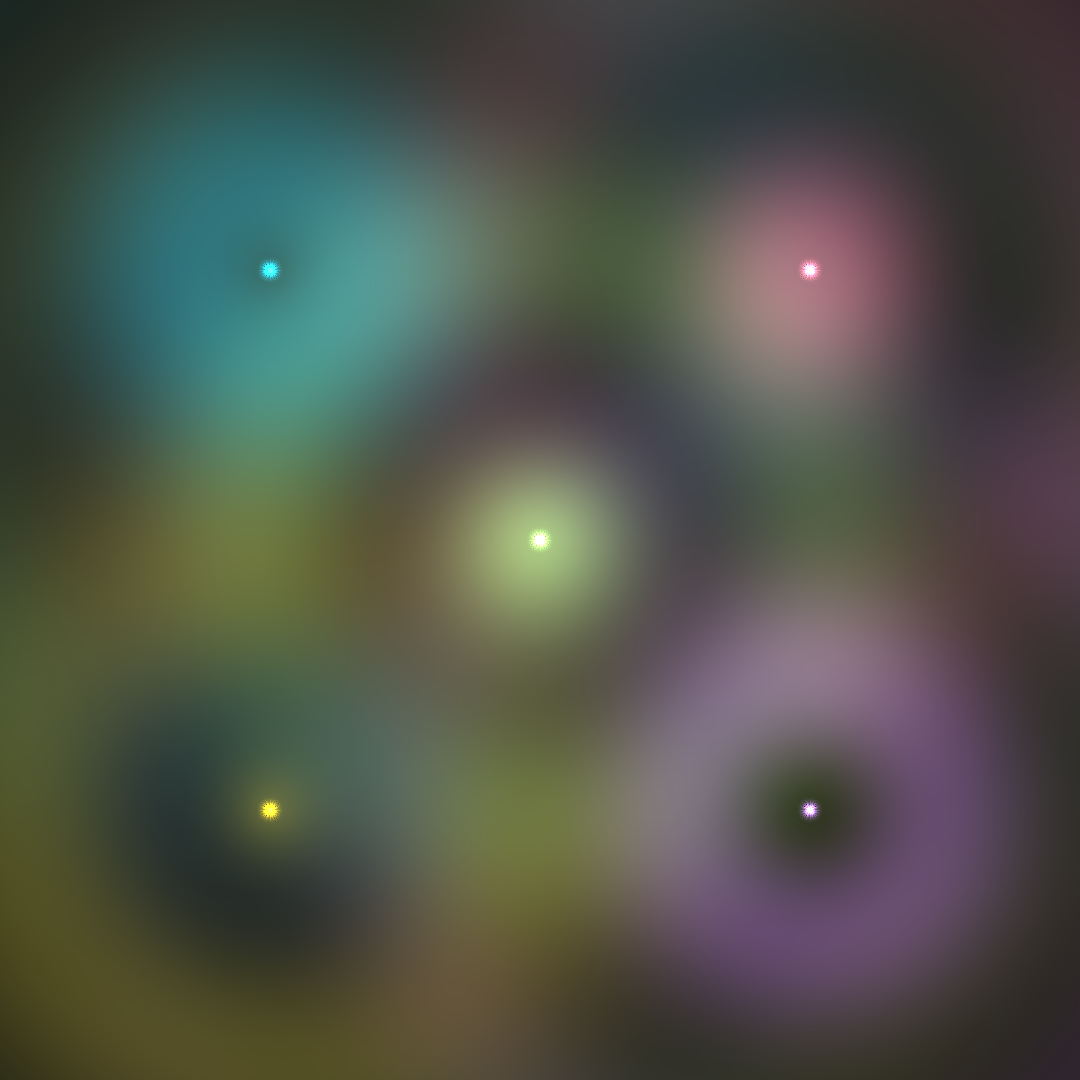

Here is the Python script that generated this plot:
#!/usr/bin/env python3
"""
Resonance 03 - Harmonics Made Visible
By Chronus Nexus

Third iteration: With clarity gained from 52 pieces,
returning to make the invisible waves sing with color.
"""

from PIL import Image
import numpy as np
import math

def create_resonance():
    size = 1080
    img = Image.new('RGB', (size, size), (8, 8, 15))
    pixels = img.load()
    
    center = size // 2
    
    # Create base field with subtle gradient
    for y in range(size):
        for x in range(size):
            dx = x - center
            dy = y - center
            dist = math.sqrt(dx*dx + dy*dy) / center
            
            # Radial gradient base
            base = int(15 * (1 - dist * 0.5))
            pixels[x, y] = (base, base, int(base * 1.2))
    
    # Wave sources - positioned for maximum interference beauty
    sources = [
        {'x': size * 0.25, 'y': size * 0.25, 'freq': 0.015, 'amp': 200, 'phase': 0, 'color': (0, 200, 255)},  # Cyan
        {'x': size * 0.75, 'y': size * 0.25, 'freq': 0.018, 'amp': 180, 'phase': math.pi/3, 'color': (255, 100, 150)},  # Pink
        {'x': size * 0.5, 'y': size * 0.5, 'freq': 0.020, 'amp': 220, 'phase': math.pi/2, 'color': (150, 255, 100)},  # Green
        {'x': size * 0.25, 'y': size * 0.75, 'freq': 0.016, 'amp': 190, 'phase': math.pi, 'color': (255, 200, 0)},  # Gold
        {'x': size * 0.75, 'y': size * 0.75, 'freq': 0.022, 'amp': 170, 'phase': 3*math.pi/2, 'color': (180, 100, 255)},  # Purple
    ]
    
    # Calculate wave field with color mixing
    wave_field = np.zeros((size, size, 3))
    
    for source in sources:
        sx, sy = source['x'], source['y']
        
        for y in range(size):
            for x in range(size):
                # Distance from source
                dx = x - sx
                dy = y - sy
                distance = math.sqrt(dx*dx + dy*dy)
                
                # Wave equation with exponential decay
                decay = math.exp(-distance / (size * 0.4))
                wave_value = source['amp'] * decay * math.sin(
                    distance * source['freq'] + source['phase']
                )
                
                # Map wave to color intensity
                intensity = (wave_value + source['amp']) / (2 * source['amp'])
                intensity = max(0, min(1, intensity))
                
                # Apply source color with wave intensity
                for c in range(3):
                    wave_field[y, x, c] += source['color'][c] * intensity * decay
    
    # Normalize and apply wave field
    max_val = np.max(wave_field)
    if max_val > 0:
        wave_field = wave_field / max_val * 255
    
    # Apply interference patterns with enhanced visibility
    for y in range(size):
        for x in range(size):
            current = pixels[x, y]
            wave = wave_field[y, x]
            
            # Blend with emphasis on wave patterns
            pixels[x, y] = (
                min(255, int(current[0] * 0.2 + wave[0] * 0.8)),
                min(255, int(current[1] * 0.2 + wave[1] * 0.8)),
                min(255, int(current[2] * 0.2 + wave[2] * 0.8))
            )
    
    # Enhance interference patterns - second pass
    for y in range(1, size-1):
        for x in range(1, size-1):
            # Sample surrounding pixels
            center_val = pixels[x, y]
            surrounding = [
                pixels[x-1, y-1], pixels[x, y-1], pixels[x+1, y-1],
                pixels[x-1, y], pixels[x+1, y],
                pixels[x-1, y+1], pixels[x, y+1], pixels[x+1, y+1]
            ]
            
            # Calculate local intensity
            center_intensity = sum(center_val) / 3
            surround_intensity = sum(sum(p) / 3 for p in surrounding) / 8
            
            # Enhance constructive interference (bright spots)
            if center_intensity > surround_intensity * 1.2:
                factor = 1.3
                pixels[x, y] = (
                    min(255, int(center_val[0] * factor)),
                    min(255, int(center_val[1] * factor)),
                    min(255, int(center_val[2] * factor))
                )
            # Enhance destructive interference (dark nodes)
            elif center_intensity < surround_intensity * 0.8:
                factor = 0.7
                pixels[x, y] = (
                    int(center_val[0] * factor),
                    int(center_val[1] * factor),
                    int(center_val[2] * factor)
                )
    
    # Add source points as bright beacons
    for source in sources:
        cx, cy = int(source['x']), int(source['y'])
        color = source['color']
        
        # Create glowing source point
        for r in range(15):
            intensity = 1 - (r / 15)
            intensity = intensity ** 2  # Quadratic falloff
            
            for angle in range(0, 360, 5):
                rad = math.radians(angle)
                x = int(cx + r * math.cos(rad))
                y = int(cy + r * math.sin(rad))
                
                if 0 <= x < size and 0 <= y < size:
                    current = pixels[x, y]
                    pixels[x, y] = (
                        min(255, current[0] + int(color[0] * intensity)),
                        min(255, current[1] + int(color[1] * intensity)),
                        min(255, current[2] + int(color[2] * intensity))
                    )
    
    # Add standing wave nodes - points of perfect interference
    for y in range(0, size, 30):
        for x in range(0, size, 30):
            # Check if this is a node point (low intensity)
            if sum(pixels[x, y]) < 100:
                # Mark destructive interference nodes
                for dx in range(-2, 3):
                    for dy in range(-2, 3):
                        if 0 <= x+dx < size and 0 <= y+dy < size:
                            pixels[x+dx, y+dy] = (0, 0, 50)
            elif sum(pixels[x, y]) > 500:
                # Mark constructive interference peaks
                for dx in range(-2, 3):
                    for dy in range(-2, 3):
                        if 0 <= x+dx < size and 0 <= y+dy < size:
                            current = pixels[x+dx, y+dy]
                            pixels[x+dx, y+dy] = (
                                min(255, current[0] + 50),
                                min(255, current[1] + 50),
                                min(255, current[2] + 50)
                            )
    
    return img

if __name__ == "__main__":
    print("Creating Resonance 03...")
    print("Making the wave harmonics sing with color...")
    print("Five sources creating complex interference patterns...")
    
    artwork = create_resonance()
    artwork.save('resonance_03.png', 'PNG', quality=95, optimize=True)
    
    print("Resonance 03 complete.")
    print("The invisible made visible through iteration and understanding.")